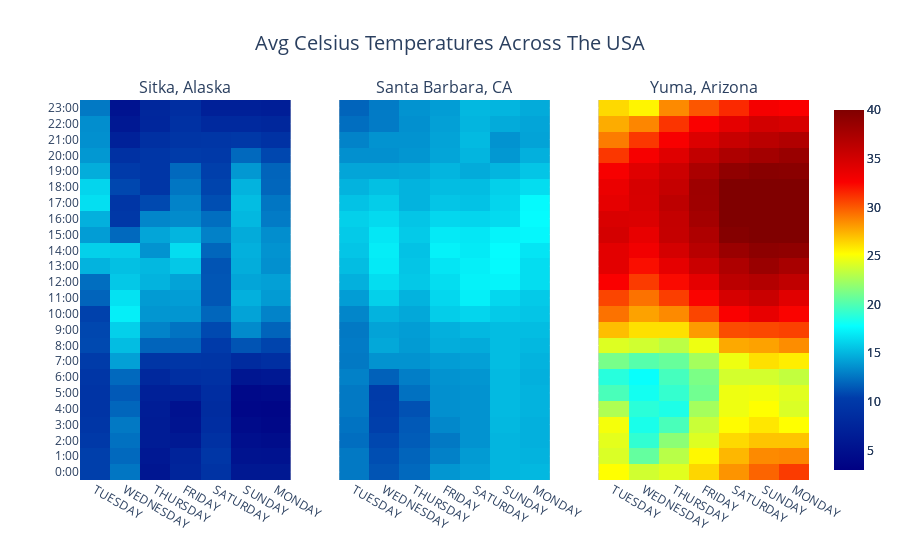

The notebook cell saved with this chart:
### Code cell
# create layout (update "layout_title_text" etc.)
fig.update_layout(
    dict(
        title_text="Avg Celsius Temperatures Across The USA",
        plot_bgcolor="#b2b2b2",
        title_xanchor="auto",
        title_x=0.5,
        title_font_size=20,
    )
)

### Figure 1 — Plotly figure (JSON) as saved in the notebook; plotly's stock layout.template omitted (floating-point values rounded to 4 significant figures; data arrays with more than 128 entries replaced by an {"elided": "..."} marker saying what was removed)
{"data": [{"colorscale": [[0, "rgb(0,0,131)"], [0.2, "rgb(0,60,170)"], [0.4, "rgb(5,255,255)"], [0.6, "rgb(255,255,0)"], [0.8, "rgb(250,0,0)"], [1, "rgb(128,0,0)"]], "name": "Sitka, Alaska", "x": {"elided": "168 str values"}, "y": {"elided": "168 str values"}, "z": {"elided": "168 float values"}, "zmax": 40, "zmin": 3, "type": "heatmap", "xaxis": "x", "yaxis": "y"}, {"colorscale": [[0, "rgb(0,0,131)"], [0.2, "rgb(0,60,170)"], [0.4, "rgb(5,255,255)"], [0.6, "rgb(255,255,0)"], [0.8, "rgb(250,0,0)"], [1, "rgb(128,0,0)"]], "name": "Santa Barbara, CA", "x": {"elided": "168 str values"}, "y": {"elided": "168 str values"}, "z": {"elided": "168 float values"}, "zmax": 40, "zmin": 3, "type": "heatmap", "xaxis": "x2", "yaxis": "y2"}, {"colorscale": [[0, "rgb(0,0,131)"], [0.2, "rgb(0,60,170)"], [0.4, "rgb(5,255,255)"], [0.6, "rgb(255,255,0)"], [0.8, "rgb(250,0,0)"], [1, "rgb(128,0,0)"]], "name": "Yuma, Arizona", "x": {"elided": "168 str values"}, "y": {"elided": "168 str values"}, "z": {"elided": "168 float values"}, "zmax": 40, "zmin": 3, "type": "heatmap", "xaxis": "x3", "yaxis": "y3"}], "layout": {"xaxis": {"anchor": "y", "domain": [0, 0.2889]}, "yaxis": {"anchor": "x", "domain": [0, 1]}, "xaxis2": {"anchor": "y2", "domain": [0.3556, 0.6444]}, "yaxis2": {"anchor": "x2", "domain": [0, 1], "matches": "y", "showticklabels": false}, "xaxis3": {"anchor": "y3", "domain": [0.7111, 1]}, "yaxis3": {"anchor": "x3", "domain": [0, 1], "matches": "y", "showticklabels": false}, "annotations": [{"font": {"size": 16}, "showarrow": false, "text": "Sitka, Alaska", "x": 0.1444, "xanchor": "center", "xref": "paper", "y": 1, "yanchor": "bottom", "yref": "paper"}, {"font": {"size": 16}, "showarrow": false, "text": "Santa Barbara, CA", "x": 0.5, "xanchor": "center", "xref": "paper", "y": 1, "yanchor": "bottom", "yref": "paper"}, {"font": {"size": 16}, "showarrow": false, "text": "Yuma, Arizona", "x": 0.8556, "xanchor": "center", "xref": "paper", "y": 1, "yanchor": "bottom", "yref": "paper"}], "title": {"font": {"size": 20}, "text": "Avg Celsius Temperatures Across The USA", "xanchor": "auto", "x": 0.5}, "plot_bgcolor": "#b2b2b2"}}
